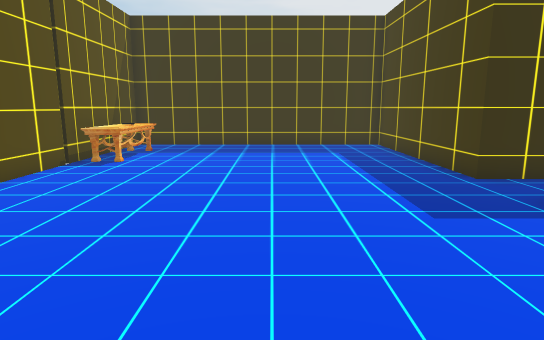
[1] (above)

14 first-person views from a walk through a 3-D level made in the Unity game engine. The camera is 1.5 m above the floor, tilts 10° down and sees 75° across. The floor is counted in squares, 1 m on a side. Each view is taken from the middle of a square. On the plan, view 1 faces up. The plan holds only what a view shows up to about 16 squares ahead; the rest is blank. The place goes on beyond the plan. The player character is not drawn. Door leaves are left out, so doorways stand open.

[2]
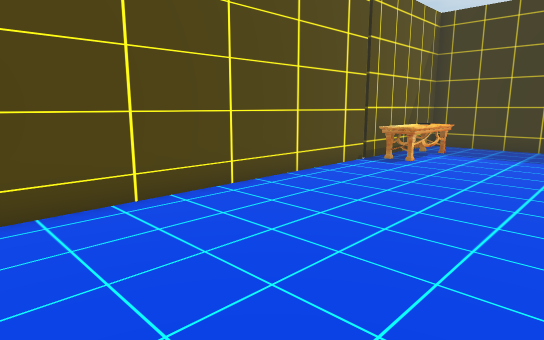

[3]
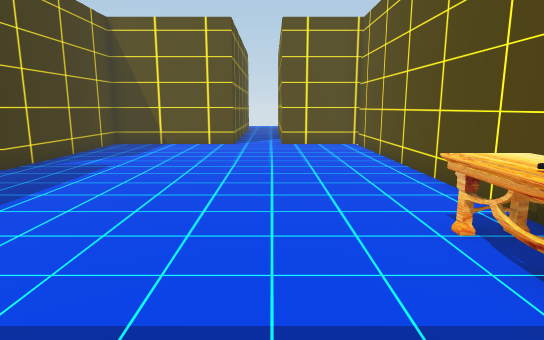

[4]
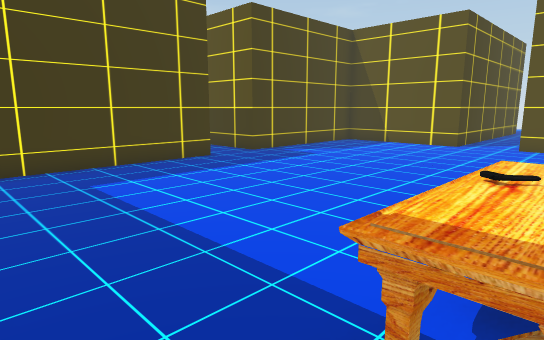

[5]
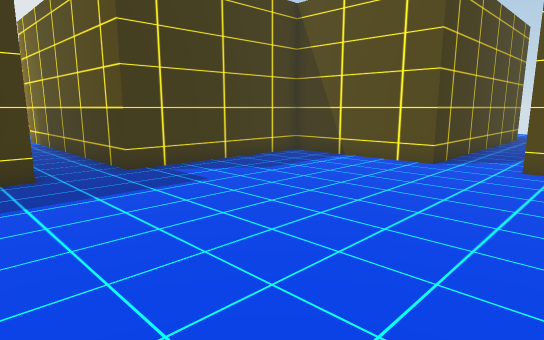

[6]
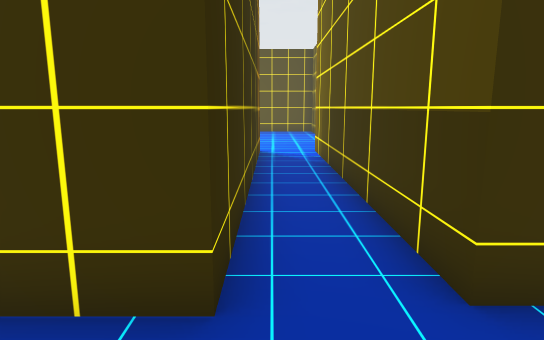

[7]
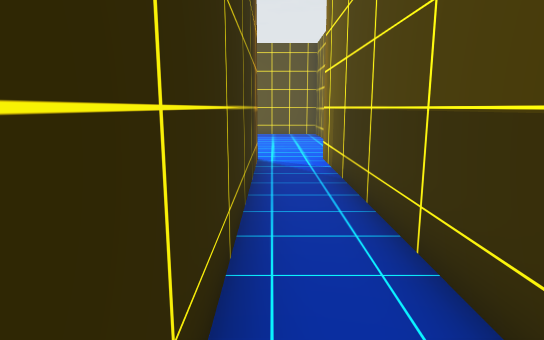

[8]
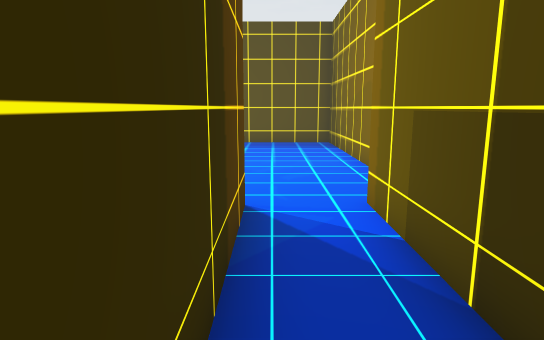

[9]
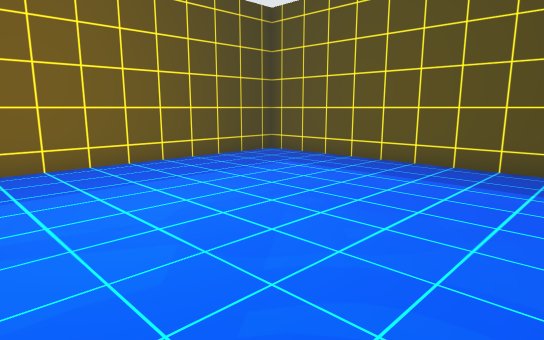

[10]
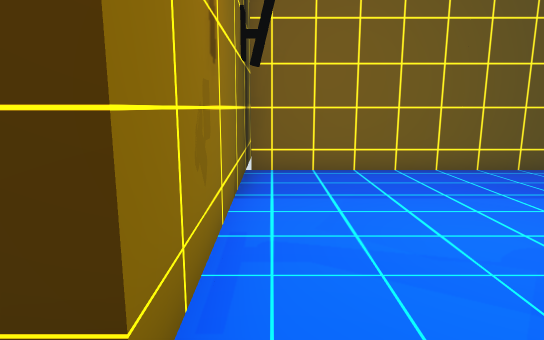

[11]
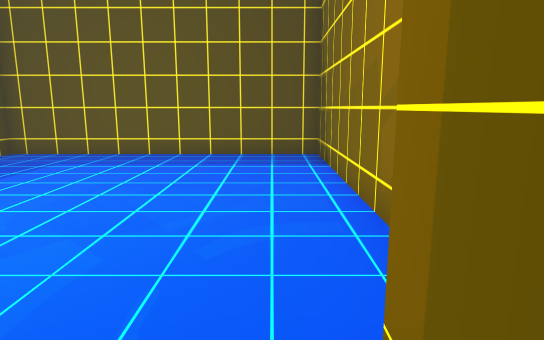

[12]
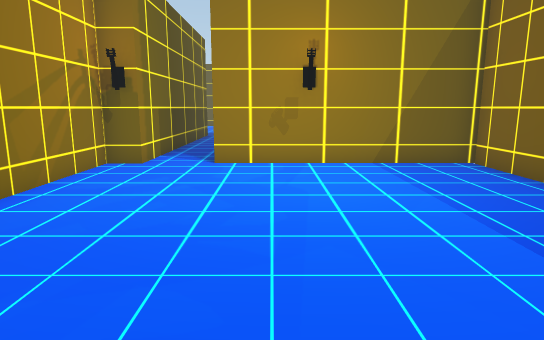

[13]
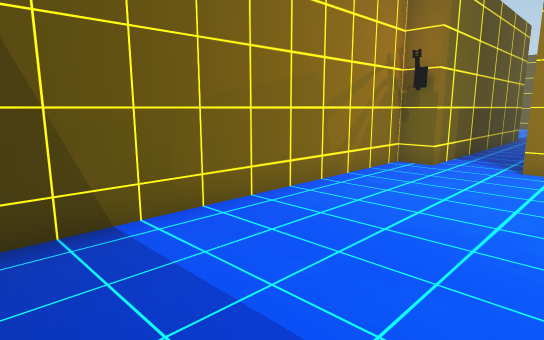

[14]
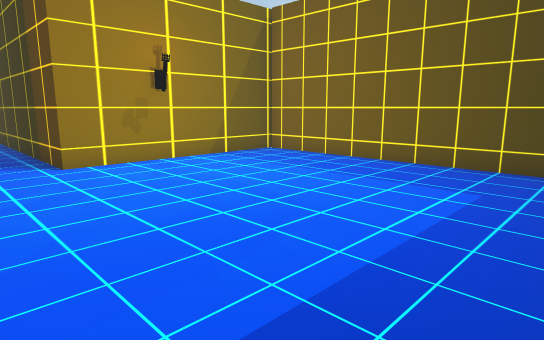

### Floor plan
Ten units are one square. View 1 is at (0, 0); x grows to the right and y downward. Boxes are objects, and circles mark ways between rooms. Rooms are numbered by the first view taken in them; rooms with no view inside come last. Other rooms are left out.
<svg viewBox="-60 -160 310 175">
<path fill="none" stroke="#000" d="M-4 7 44 7 44 -55 144 -55M144 -74 44 -74 44 -145 -55 -145 -55 7 -24 7M144 -55 144 -45 245 -45 245 -145 145 -145M144 -155 144 -74"/>
<rect x="-55" y="-135" width="20" height="40" fill="#bbb"><title>table</title></rect>
<rect x="-45" y="-115" width="10" height="10" fill="#bbb"><title>pistol</title></rect>
<circle cx="140" cy="-65" r="3" fill="#2a7"/>
<text x="0" y="-70">1</text>
<text x="190" y="-100">2</text>
</svg>
Room 1 opens to room 2.

Where each view was taken, in squares from view 1:
view 1: 0 up, 0 right, facing up
view 2: 0 up, 0 right, facing up-left
view 3: 14 up, 2 left, facing down
view 4: 14 up, 5 left, facing down-right
view 5: 9 up, 4 left, facing down-right
view 6: 7 up, 2 right, facing right
view 7: 7 up, 4 right, facing right
view 8: 7 up, 9 right, facing right
view 9: 5 up, 15 right, facing up-right
view 10: 6 up, 15 right, facing up
view 11: 6 up, 13 right, facing right
view 12: 9 up, 24 right, facing left
view 13: 9 up, 24 right, facing down-left
view 14: 5 up, 24 right, facing up-left
